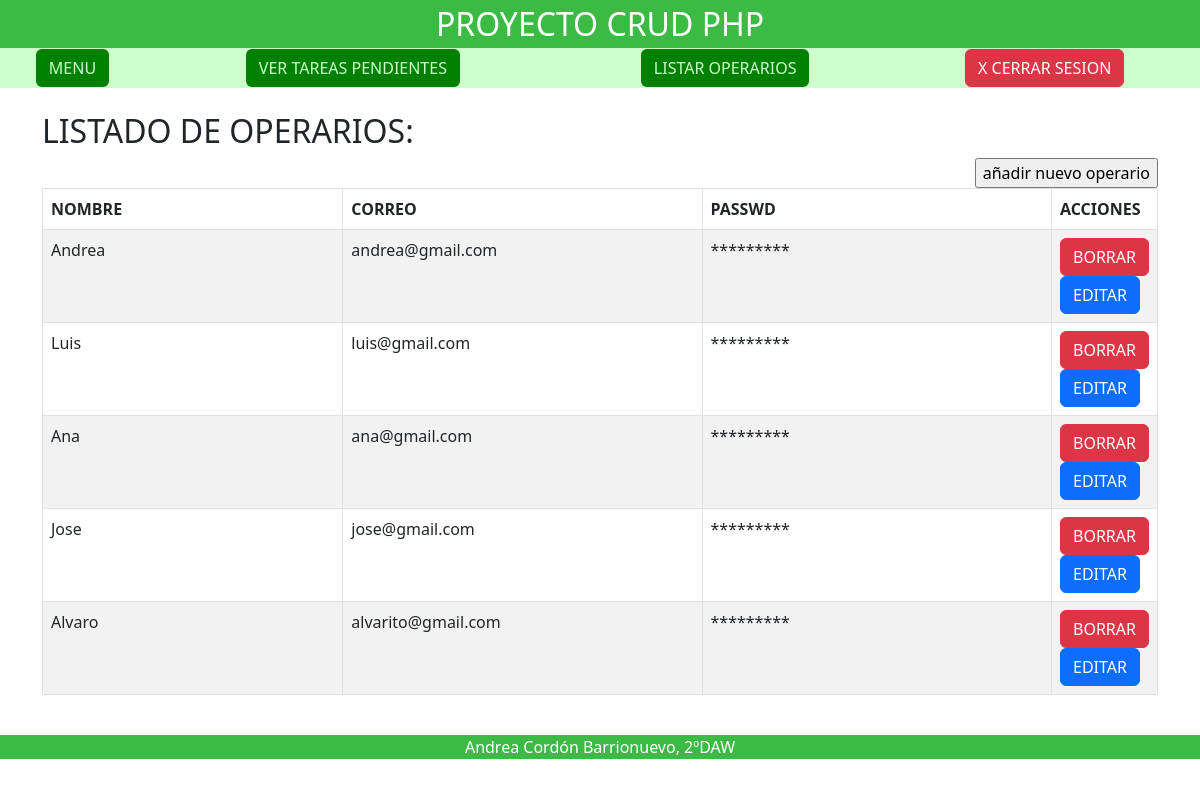
/vista/listarUsuarios.php, run on the app's committed database.
### tables this page shows
CREATE TABLE `usuario` (
  `id` int(10) NOT NULL,
  `nombre` varchar(50) NOT NULL,
  `correo` varchar(255) DEFAULT NULL,
  `contra` varchar(255) DEFAULT NULL,
  `nivel` varchar(10) DEFAULT NULL
);

### modelo/database.php (called while the page is built, shortened)
<?php
class Database {
    private static $dns = "mysql:host=localhost;dbname=proyecto1ev";
    private static $user = "root";
    private static $pass = "";
    private static $instance;
    public function __construct ()  {
       $this->db = new PDO(self::$dns,self::$user,self::$pass);
    }
    public static function getInstance(){
        if(!isset(self::$instance))
        {
            self::$instance=new $object;
        }
        return self::$instance;
    }
}
?>

### controlador/listarUsu.php (called while the page is built)
<?php
require_once("../modelo/modUsuario.php");
$usuario=new Usuario();
$usuario->listarUsuarios();

### modelo/modUsuario.php (the view, shortened to what this page needs)
<?php
include(__DIR__ . '/database.php');
class Usuario
{
    public function listarUsuarios()
    {
        $cc = Database::getInstance();
        $sql = "SELECT * FROM usuario";
        $query = $cc->db->prepare($sql);
        $query->execute();
        $results = $query->fetchAll(PDO::FETCH_OBJ);
        if ($query->rowCount() > 0) {
            foreach ($results as $registro) {
                echo "<tr>
            <td>" . $registro->nombre . "</td>
            <td>" . $registro->correo . "</td>
            <td>*********</td>
            <td>
            <a href='../controlador/borrarUsuario.php?correo=" . $registro->correo . "'>
            <button class='btn btn-danger text-left' type='button'>BORRAR</button></a>
            <a href='../controlador/editarUsu.php?correo=" . $registro->correo . "'>
            <button class='btn btn-primary' type='button'>EDITAR</button></a>
        </tr>";
            }
        }
    }
}

### data on the page
usuario: nombre "Andrea", correo "andrea@gmail.com"
usuario: nombre "Luis", correo "luis@gmail.com"
usuario: nombre "Ana", correo "ana@gmail.com"
usuario: nombre "Jose", correo "jose@gmail.com"
usuario: nombre "Alvaro", correo "alvarito@gmail.com"
